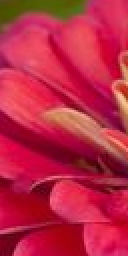
#> input picture testData/testFlower.png, 64 x 128 px, found by its file name (shown 2 times larger)
$ python HOG.py   (older library calls are emulated)
#> lines starting #> are read from the running program, lines starting #| are printed output that depends on the picture
### sandbox/gradient.py
import numpy as np
import cv2

'''
    Sobel function parameters:
    src_gray: In our example, the input image. Here it is CV_8U
    grad_x/grad_y: The output image.
    ddepth: The depth of the output image. We set it to CV_16S to avoid overflow.
    x_order: The order of the derivative in x direction.
    y_order: The order of the derivative in y direction.
    scale, delta and BORDER_DEFAULT: We use default values.
'''

def computegradient(image):

#> called with image = '..\\testData\\testFlower.png'
    img = cv2.imread(image)
#> img is the input picture: shape (128, 64, 3); mean B, G, R 68.1, 38.8, 187.2
    img = np.float32(img) / 255.0

    # Calculate gradient
    gx = cv2.Sobel(img, cv2.CV_32F, 1, 0, ksize=1)
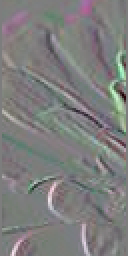
#> gx: shape (128, 64, 3) float32 (shown 2 times larger); mean B, G, R 0.0008, 0.00285, 0.00251; drawn with min black and max white
    gy = cv2.Sobel(img, cv2.CV_32F, 0, 1, ksize=1)
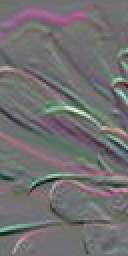
#> gy: shape (128, 64, 3) float32 (shown 2 times larger); mean B, G, R 0.00208, -0.00315, 0.00419; drawn with min black and max white

    mag, angle = cv2.cartToPolar(gx, gy, angleInDegrees=True)
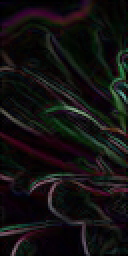
#> mag: shape (128, 64, 3) float32 (shown 2 times larger); mean B, G, R 0.0685, 0.0689, 0.0771
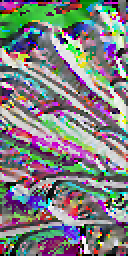
#> angle: shape (128, 64, 3) float32 (shown 2 times larger); mean B, G, R 181.1, 179.9, 180.4; drawn with min black and max white

    return mag, angle


# [6 lines left out: function cannyedgedetection, not called in this run]

### sandbox/HOG.py
import numpy as np
import cv2

import gradient as gradObj

blocksize = 8 # basic block size used for HOG computation.
binsize = 20
histobinscount = 9
numfeatures = 3780
anglecentres = binsize * np.arange(histobinscount)

def computeValues(center1, center2, angle, mag):
    val1 = 0
    val2 = 0
    num = (center2 - angle) * mag
    val1 = (float(num/binsize))
    val2 = (float)(mag - val1)
    return val1, val2

# compute histogram of gradients using magnitude and angle block.
def computehistogram(mag, angle, blocksize):
    #cv2.imshow("Gradient Image", magblock)
    #cv2.waitKey()
    # wrap around angle values beyond 180 - 360 to 0 - 180
    hist = np.zeros(histobinscount)
    for rows in range(0, blocksize):
        for cols in range(0, blocksize):
            angleval = (int)(angle[rows, cols])
            magval = mag[rows, cols]
            if magval == 0:
                continue
            center1 = (int)(angleval/binsize) * binsize
            center2 = center1 + binsize
            val1, val2 = computeValues(center1, center2, angleval, magval)
            center = divmod(angleval, 180)
            angleval = center[1]
            q = int(angleval / binsize)
            r = angleval - binsize * q
            # find distribution of angleval in two bins center1 and center2
            q1 = q
            q2 = q + 1
            if q == blocksize: # case of not a boundary value for angle
                q2 = 0
            hist[q1] += val1
            hist[q2] += val2
    return hist


def getHOG(imagepath):

    # get magnitude and angle image
    grad, angle = gradObj.computegradient(imagepath)
    # [6 lines of commented-out code are left out]
    height, width, bytesperpix = grad.shape
#> height = 128; width = 64; bytesperpix = 3

    gradmax = np.amax(grad, axis=2)
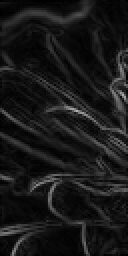
#> gradmax: shape (128, 64) float32 (shown 2 times larger); min 0, max 0.72, mean 0.0967
    gradmaxIndex = grad.argmax(axis=2)
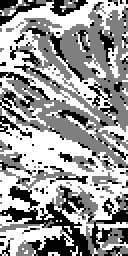
#> gradmaxIndex: shape (128, 64) int64 (shown 2 times larger); min 0, max 2, mean 1.2; drawn with min black and max white
    #cv2.imshow("max gradient", gradmax[:,:])
    #cv2.waitKey()
    #cv2.destroyAllWindows()

    # create anglemax matrix that holds angle values corresponding to the maximum gradient.
    anglemax = np.zeros(shape=(height, width), dtype=np.float32)
    for rows in range(0, height):
        for cols in range(0, width):
            anglemax[rows, cols] = angle[rows, cols, gradmaxIndex[rows, cols]]
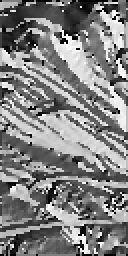
#> anglemax: shape (128, 64) float32 (shown 2 times larger); min 0, max 359, mean 183.9; drawn with min black and max white

    # divide image in to blocks of 8 x 8
    xblocks = (int)(width / blocksize)
#> xblocks = 8
    yblocks = (int)(height / blocksize)
#> yblocks = 16
    blocks = 0
    imagehisto = []

    for x_outer in range (0, xblocks-1): # loop from 0 - 6 ...total 7

        for y_outer in range(0, yblocks-1): # loop from 0 - 14 ... total 15

            x_start = x_outer
            x_end = x_start + 2
            y_start = y_outer
            y_end = y_start + 2

            # loop for histogram of 16 x 16 block.
            counter = 0
            hist = []
            for x_inner in range(x_start, x_end):
                for y_inner in range(y_start, y_end): # four blocks of 8 x 8 for every block
                    left = x_inner*blocksize
                    top = y_inner*blocksize
                    right = left + blocksize
                    bottom = top + blocksize
                    print("{}: {}-{}, {}-{}".format(counter, left, top, right, bottom))  # display image dimensions.
                    blockhist = computehistogram(gradmax[top:bottom, left:right], anglemax[top:bottom, left:right], blocksize) # hist is 1x9 vector
                    if counter == 0:
                        hist = blockhist
                    else:
                        hist = np.append(hist, blockhist)
                    counter = counter + 1

            # normalize histogram of size 36.
            normdiv = 0.0001 + np.linalg.norm(hist) # to avoid divide by zero condition
            histnorm = hist / normdiv
            if blocks == 0:
                imagehisto = histnorm
            else:
                imagehisto = np.append(imagehisto, histnorm)

            blocks = blocks + 1

    return imagehisto

hogArray = np.zeros(shape=(4, numfeatures))
for x in range(0, 1):
    hogArray[x] = getHOG('..\\testData\\testFlower.png')

hog = cv2.HOGDescriptor()
im = cv2.imread('..\\testData\\testFlower.png')
h = hog.compute(im)
print('done')
